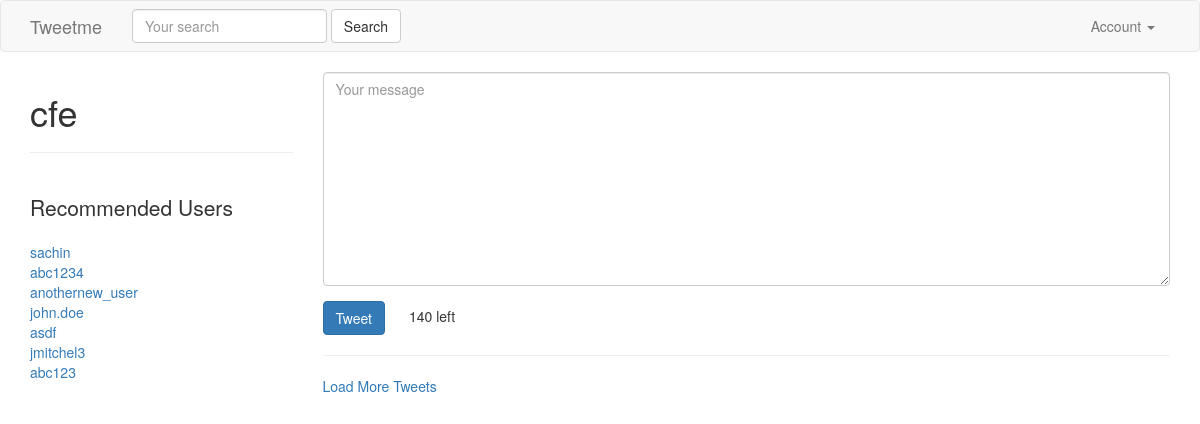
The app's page / (signed in) with its own data.
### accounts/models.py (models this page shows, shortened)
class UserProfile(models.Model):
    user        = models.OneToOneField(settings.AUTH_USER_MODEL, related_name='profile') # user.profile
    following   = models.ManyToManyField(settings.AUTH_USER_MODEL, blank=True, related_name='followed_by')
    objects = UserProfileManager() # UserProfile.objects.all()
    def get_following(self):
        users  = self.following.all() # User.objects.all().exclude(username=self.user.username)
        return users.exclude(username=self.user.username)
    def get_absolute_url(self):
        return reverse_lazy("profiles:detail", kwargs={"username":self.user.username})

### tweets/views.py (the view)
# urls.py: url(r'^$', TweetListView.as_view(), name='home'), #/
class TweetListView(LoginRequiredMixin, ListView):
    def get_queryset(self, *args, **kwargs):
        qs = Tweet.objects.all()
        query = self.request.GET.get("q", None)
        if query is not None:
            qs = qs.filter(
                    Q(content__icontains=query) |
                    Q(user__username__icontains=query)
                    )
        return qs
    def get_context_data(self, *args, **kwargs):
        context = super(TweetListView, self).get_context_data(*args, **kwargs)
        context['create_form'] = TweetModelForm()
        context['create_url'] = reverse_lazy("tweet:create")
        return context

### tweets/forms.py (shortened to what this page needs)
class TweetModelForm(forms.ModelForm):
    content = forms.CharField(label='',
                widget=forms.Textarea(
                        attrs={'placeholder': "Your message",
                            "class": "form-control"}
                    ))
    class Meta:
        model = Tweet
        fields = [
            "content"
        ]

### accounts/models.py (called while the page is built)
    def recommended(self, user, limit_to=10):
        print(user)
        profile = user.profile
        following = profile.following.all()
        following = profile.get_following()
        qs = self.get_queryset().exclude(user__in=following).exclude(id=profile.id).order_by("?")[:limit_to]
        return qs

### accounts/templatetags/recommended.py (called while the page is built)
@register.inclusion_tag("accounts/snippets/recommend.html")
def recommended(user):
    if isinstance(user, User):
        qs = UserProfile.objects.recommended(user)
        return {"recommended": qs}

### tweets/templates/tweets/tweet_list.html (shortened to what this page needs)
{% extends "base.html" %}
{% load recommended %}
{% block content %}
    <div class='row'>
        <div class='col-sm-3 col-xs-12'>
        <h1>{{ request.user }}</h1>
        <hr/>
         <br/>
        <p class='lead'>Recommended Users</p>
        {% recommended request.user %}
        </div>
        <div class='col-sm-9 '>
             {% if not request.GET.q %}
                <div class=''>
                    {% include "tweets/form.html" with form=create_form action_url=create_url btn_title='Tweet' form_class='tweet-form' %}
                </div>
                <hr/>
            {% endif %}
          <a href='#' id='loadmore'>Load More Tweets</a>
        </div>
    </div>
{% endblock content %}

### templates/base.html (shortened to what this page needs)
{% load static %}
<html lang="en">
  <head>
    <link href="{% static 'css/bootstrap.min.css' %}" rel="stylesheet">
  </head>
  <body>
    {% include "navbar.html" %}
    <div class='container'>
      {% block content %}
      {% endblock content %}
    </div>
  </body>
</html>

### templates/navbar.html (shortened to what this page needs)
<nav class="navbar navbar-default">
  <div class="container">
    <div class="navbar-header">
      <a class="navbar-brand" href="{% url 'home' %}">Tweetme</a>
    </div>
    {% include "tweets/search_form.html" %}
    <div class="collapse navbar-collapse" id="bs-example-navbar-collapse-1">
      {% if request.user.is_authenticated %}
      <ul class="nav navbar-nav navbar-right">
        <li class="dropdown">
          <a href="#" class="dropdown-toggle" data-toggle="dropdown" role="button" aria-haspopup="true" aria-expanded="false">Account <span class="caret"></span></a>
        </li>
      </ul>
      {% else %}
      <ul class="nav navbar-nav navbar-right">
        <li><a href="{% url 'login' %}">Login</a></li>
         <li><a href="{% url 'register' %}">Register</a></li>
      </ul>
      {% endif %}
    </div>
  </div>
</nav>

### tweets/templates/tweets/search_form.html
 <form id='navbar-search-form' class="navbar-form navbar-left" method='GET' action='{% url "search" %}'>
        <div class="form-group">
            <input class="form-control" type='text' name='q' placeholder='Your search' value='{{ request.GET.q }}'/>
            </div>
        <input class="btn btn-default" type='submit' value='Search'/>
</form>

### accounts/templates/accounts/snippets/recommend.html
{% for profile in recommended %}
<a href='/{{ profile.user.username }}'>{{ profile.user.username }}</a><br/>
{% empty %}
<p class='lead'>Not followed by any users</p>
{% endfor %}

### tweets/templates/tweets/form.html (shortened to what this page needs)
{% load crispy_forms_tags %}
<form class='form {% if form_class %}{{ form_class }}{% endif %}' method='POST' action="{% if action_url %}{{ action_url }}{% endif %}">
    {{ form|crispy }}
    <input class='btn btn-primary' type="submit" value="{{ btn_title }}" />
</form>

### records on screen
UserProfile: user.username "sachin"
UserProfile: user.username "abc1234"
UserProfile: user.username "anothernew_user"
UserProfile: user.username "john.doe"
UserProfile: user.username "asdf"
UserProfile: user.username "jmitchel3"
UserProfile: user.username "abc123"

### other values on screen
{{ request.user }} "cfe"
